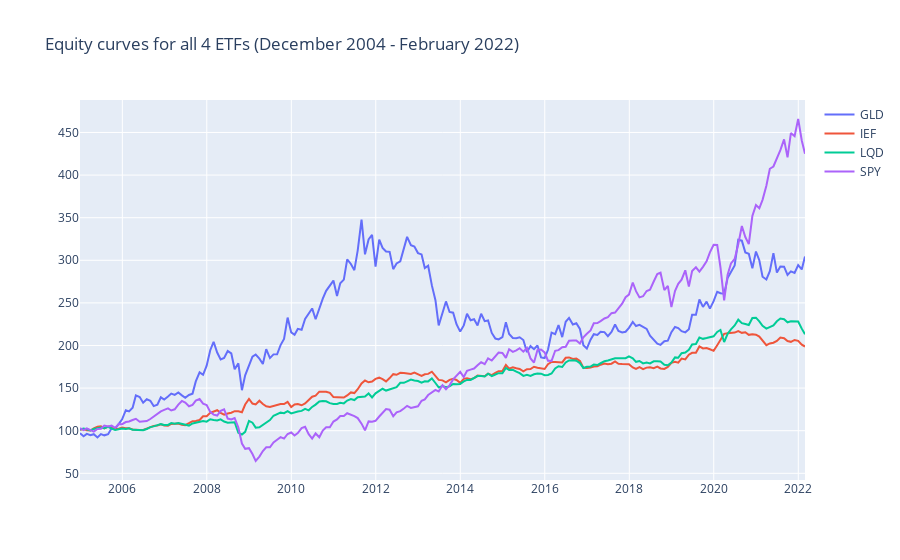

The notebook cell saved with this chart:
### Code cell
fig = go.Figure()

for col in cumrets_df.columns:
    fig.add_trace(go.Scatter(x=cumrets_df.index, y=(100*(1+rets_df).cumprod())[col], name=col))
    
fig.update_layout(
    title=f"Equity curves for all 4 ETFs ({cumrets_df.index[0].strftime('%B %Y')} - " \
          +                f"{cumrets_df.index[-1].strftime('%B %Y')})"
)

fig.show()

### Figure 1 — Plotly figure (JSON) as saved in the notebook; plotly's stock layout.template omitted (floating-point values rounded to 4 significant figures; data arrays with more than 128 entries replaced by an {"elided": "..."} marker saying what was removed)
{"data": [{"name": "GLD", "type": "scatter", "x": {"elided": "207 str values"}, "y": {"elided": "207 float values"}}, {"name": "IEF", "type": "scatter", "x": {"elided": "207 str values"}, "y": {"elided": "207 float values"}}, {"name": "LQD", "type": "scatter", "x": {"elided": "207 str values"}, "y": {"elided": "207 float values"}}, {"name": "SPY", "type": "scatter", "x": {"elided": "207 str values"}, "y": {"elided": "207 float values"}}], "layout": {"title": {"text": "Equity curves for all 4 ETFs (December 2004 - February 2022)"}}}
